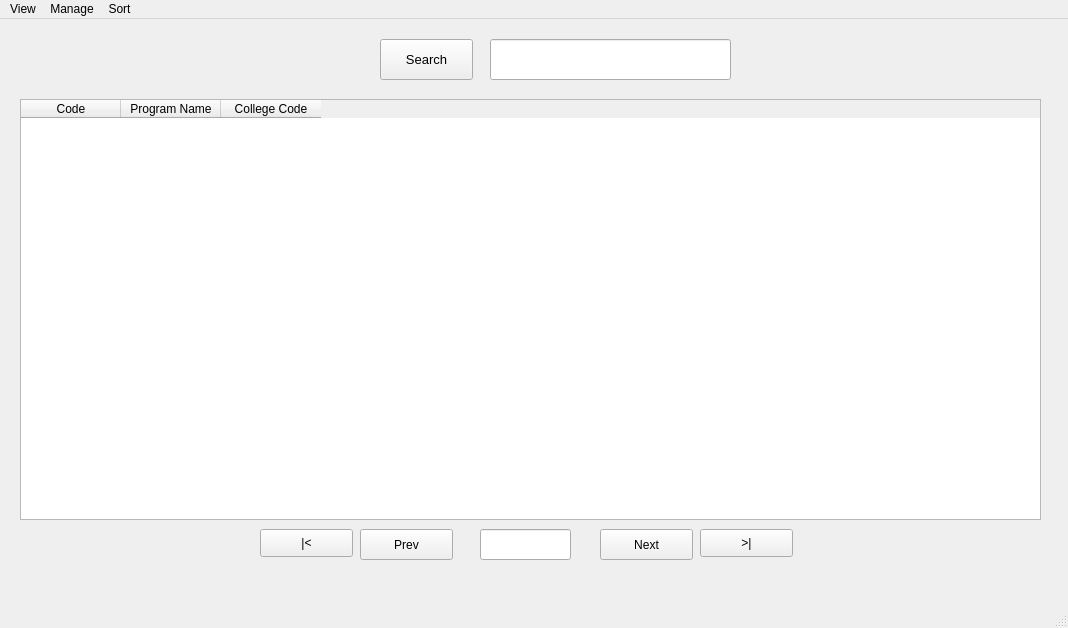
<?xml version="1.0" encoding="UTF-8"?>
<ui version="4.0">
 <class>programWindow</class>
 <widget class="QMainWindow" name="programWindow">
  <property name="geometry">
   <rect>
    <x>0</x>
    <y>0</y>
    <width>1068</width>
    <height>628</height>
   </rect>
  </property>
  <property name="windowTitle">
   <string>Program Window</string>
  </property>
  <widget class="QWidget" name="centralwidget">
   <widget class="QTableWidget" name="programTable">
    <property name="geometry">
     <rect>
      <x>20</x>
      <y>80</y>
      <width>1021</width>
      <height>421</height>
     </rect>
    </property>
    <attribute name="verticalHeaderVisible">
     <bool>false</bool>
    </attribute>
    <attribute name="verticalHeaderHighlightSections">
     <bool>false</bool>
    </attribute>
    <column>
     <property name="text">
      <string>Code</string>
     </property>
    </column>
    <column>
     <property name="text">
      <string>Program Name</string>
     </property>
    </column>
    <column>
     <property name="text">
      <string>College Code</string>
     </property>
    </column>
   </widget>
   <widget class="QPushButton" name="prevButton">
    <property name="geometry">
     <rect>
      <x>360</x>
      <y>510</y>
      <width>93</width>
      <height>31</height>
     </rect>
    </property>
    <property name="text">
     <string>Prev</string>
    </property>
   </widget>
   <widget class="QLineEdit" name="searchBar">
    <property name="geometry">
     <rect>
      <x>490</x>
      <y>20</y>
      <width>241</width>
      <height>41</height>
     </rect>
    </property>
    <property name="font">
     <font>
      <pointsize>12</pointsize>
     </font>
    </property>
    <property name="text">
     <string/>
    </property>
   </widget>
   <widget class="QPushButton" name="nextButton">
    <property name="geometry">
     <rect>
      <x>600</x>
      <y>510</y>
      <width>93</width>
      <height>31</height>
     </rect>
    </property>
    <property name="text">
     <string>Next</string>
    </property>
   </widget>
   <widget class="QLineEdit" name="pageNum">
    <property name="geometry">
     <rect>
      <x>480</x>
      <y>510</y>
      <width>91</width>
      <height>31</height>
     </rect>
    </property>
    <property name="font">
     <font>
      <pointsize>12</pointsize>
     </font>
    </property>
    <property name="text">
     <string/>
    </property>
   </widget>
   <widget class="QPushButton" name="searchButton">
    <property name="geometry">
     <rect>
      <x>380</x>
      <y>20</y>
      <width>93</width>
      <height>41</height>
     </rect>
    </property>
    <property name="font">
     <font>
      <pointsize>10</pointsize>
     </font>
    </property>
    <property name="text">
     <string>Search</string>
    </property>
   </widget>
   <widget class="QPushButton" name="pushButton_3">
    <property name="geometry">
     <rect>
      <x>260</x>
      <y>510</y>
      <width>93</width>
      <height>28</height>
     </rect>
    </property>
    <property name="text">
     <string>|&lt;</string>
    </property>
   </widget>
   <widget class="QPushButton" name="pushButton_4">
    <property name="geometry">
     <rect>
      <x>700</x>
      <y>510</y>
      <width>93</width>
      <height>28</height>
     </rect>
    </property>
    <property name="text">
     <string>&gt;|</string>
    </property>
   </widget>
  </widget>
  <widget class="QMenuBar" name="menubar">
   <property name="geometry">
    <rect>
     <x>0</x>
     <y>0</y>
     <width>1068</width>
     <height>26</height>
    </rect>
   </property>
   <widget class="QMenu" name="menuView">
    <property name="title">
     <string>View</string>
    </property>
    <addaction name="viewStudents"/>
    <addaction name="viewColleges"/>
   </widget>
   <widget class="QMenu" name="menuManage">
    <property name="title">
     <string>Manage</string>
    </property>
    <addaction name="addProgram"/>
    <addaction name="deleteProgram"/>
    <addaction name="editProgram"/>
   </widget>
   <widget class="QMenu" name="menuSort">
    <property name="title">
     <string>Sort</string>
    </property>
    <addaction name="actionCode"/>
    <addaction name="actionName"/>
    <addaction name="actionCollege"/>
   </widget>
   <addaction name="menuView"/>
   <addaction name="menuManage"/>
   <addaction name="menuSort"/>
  </widget>
  <widget class="QStatusBar" name="statusbar"/>
  <action name="viewStudents">
   <property name="text">
    <string>Students</string>
   </property>
  </action>
  <action name="viewColleges">
   <property name="text">
    <string>Colleges</string>
   </property>
  </action>
  <action name="addProgram">
   <property name="text">
    <string>Add Program</string>
   </property>
  </action>
  <action name="deleteProgram">
   <property name="text">
    <string>Delete Program</string>
   </property>
  </action>
  <action name="editProgram">
   <property name="text">
    <string>Edit Program</string>
   </property>
  </action>
  <action name="actionCode">
   <property name="text">
    <string>Code</string>
   </property>
  </action>
  <action name="actionName">
   <property name="text">
    <string>Name</string>
   </property>
  </action>
  <action name="actionCollege">
   <property name="text">
    <string>College</string>
   </property>
  </action>
 </widget>
 <resources/>
 <connections/>
</ui>
